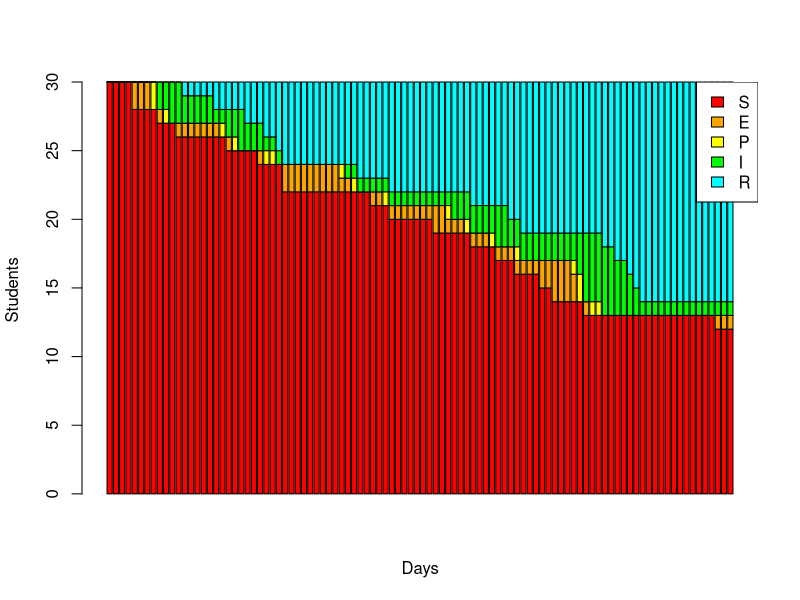

R code for this plot:
## ---- chunk 1
knitr::opts_chunk$set(echo = TRUE)
library(tibble)
library(ggplot2)
library(knitr)
library(dplyr)
library(formatR)
opts_chunk$set(tidy.opts=list(width.cutoff=60),tidy=TRUE)
## ---- chunk 2
classSize <- 30
maxTime <- 100
#Rate of infection + background
ROI <- 0.01
BROI <- 0.01
#Numbers found in different talks for avg rate of moving from 1 category to next, then using exponential CDF to work out probability of moving from 1 category to the next in 1 time step
EtoP1StepProb <- pexp(1,rate=1/4.8)
PtoI1StepProb <- pexp(1,rate=1/0.68)
ItoR1StepProb <- pexp(1,rate=1/7)

## ---- chunk 3
curTime <- 1
#S=Susceptible, E=Pre-Symptomatic, P=Infectious w/out Symptoms, I=Infectious w/ Symptoms, R=Recovered
class1 <- data.frame("S"=classSize,"E"=0,"P"=0,"I"=0,"R"=0)
## ---- chunk 4
while (curTime<maxTime){
  #Lambda is the force of infection via closed system (i.e. infectiousness from other people in school) + some background prob of being infected from outside life
  lambda <- BROI + ROI/classSize*(class1[curTime,"P"] + class1[curTime,"I"])
  #Using binomial distribution to have random number of people moving to next stage via 
  StoE <- rbinom(1, class1[curTime,"S"], lambda)
  EtoP <- rbinom(1, class1[curTime,"E"], EtoP1StepProb)
  PtoI <- rbinom(1, class1[curTime,"P"], PtoI1StepProb)
  ItoR <- rbinom(1, class1[curTime,"I"], ItoR1StepProb)
  
  newS <- class1[curTime,"S"] - StoE
  newE <- class1[curTime,"E"] + StoE - EtoP
  newP <- class1[curTime,"P"] + EtoP - PtoI
  newI <- class1[curTime,"I"] + PtoI - ItoR
  newR <- class1[curTime,"R"] + ItoR
  
  class1 <- add_row(class1, "S"=newS, "E"=newE, "P"=newP, "I"=newI, "R"=newR)
  
  curTime=curTime+1
}
## ---- chunk 5
barplot(t(as.matrix(class1)), col=c("red","orange","yellow","green","cyan"), xlab="Days", ylab="Students")
legend("topright", colnames(class1), fill=c("red","orange","yellow","green","cyan"), bg="white")
